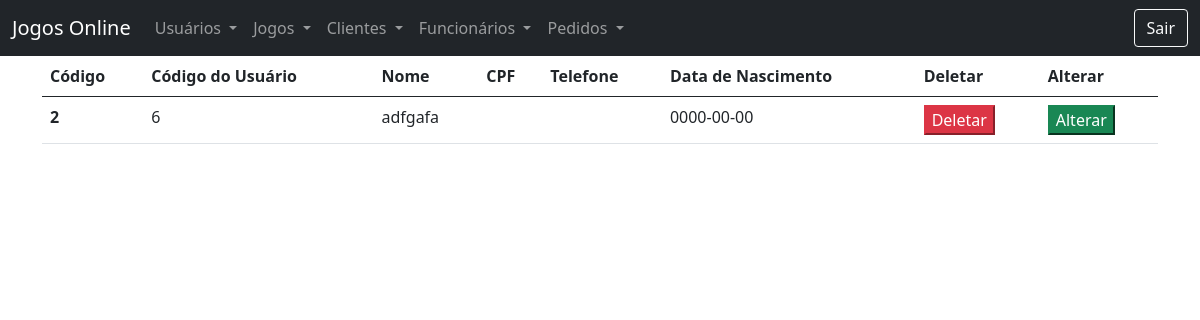
The page /view/listaTudoClientes.php (signed in) on the database its author committed.
### tables this page shows
CREATE TABLE `tbclientes` (
  `codCli` int(4) NOT NULL,
  `codUsuFK` int(4) NOT NULL,
  `nomeCli` varchar(50) NOT NULL,
  `cpfCli` char(14) NOT NULL,
  `foneCli` char(12) NOT NULL,
  `datanasCli` date NOT NULL
);

### model/bancoClientes.php (called while the page is built, shortened)
<?php
    function listaTudoClientes($conexao){
        $query="Select * From tbclientes";
        $resultados=mysqli_query($conexao,$query);
        return $resultados;
    }
?>

### view/listaTudoClientes.php (the view, shortened to what this page needs)
<?php
include_once("header.php");
include_once("../model/conexao.php");
include_once("../model/bancoClientes.php");
?>
<table class="table">
    <thead>
        <tr>
            <th scope="col">Código</th>
            <th scope="col">Código do Usuário</th>
            <th scope="col">Nome</th>
            <th scope="col">CPF</th>
            <th scope="col">Telefone</th>
            <th scope="col">Data de Nascimento</th>
            <th scope="col">Deletar</th>
            <th scope="col">Alterar</th>
        </tr>
    </thead>
    <tbody>
        <?php
        $clientes = listaTudoClientes($conexao);
        foreach($clientes as $cliente):
        ?>
        <tr>
            <th scope="row"><?=$cliente['codCli']?></th>
            <td><?=$cliente['codUsuFK']?></td>
            <td><?=$cliente['nomeCli']?></td>
            <td><?=$cliente['cpfCli']?></td>
            <td><?=$cliente['foneCli']?></td>
            <td><?=$cliente['datanasCli']?></td>
            <td>
                <form action="../controller/deletarClientes.php" method="POST">
                    <button type="submit" class="btn-small btn-danger">Deletar</button>
                </form>
            </td>
            <td>
                <form action="formAlterarClientes.php" method="POST">
                    <button type="submit" class="btn-small btn-success">Alterar</button>
                </form>
            </td>
        </tr>
        <?php
        endforeach;
        ?>
    </tbody>
    </table>
<?php
include_once("footer.php");
?>

### rows shown on the page
tbclientes: codCli "2", codUsuFK "6", nomeCli "adfgafa", datanasCli "0000-00-00"
